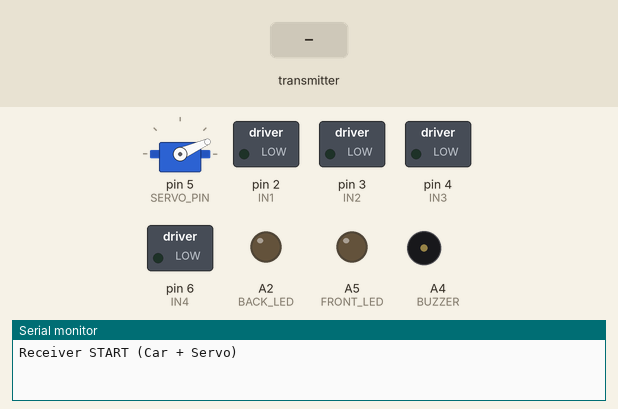
Recording of a sketch running on a simulated Arduino Uno, built with avr-gcc and run on an emulated ATmega328P. Shown: servo, switched loads named in the sketch (green lamp = pin HIGH), output pins drawn as LEDs (lit = HIGH), buzzer (waves = sounding), the last lines printed to the serial monitor. The inputs (shaded band) are chosen by the test bench. No radio packets arrive unless stated.

Above: at 1.28 s.
1.3 s: the transmitter starts sending lights = 1
At 1.49 s:
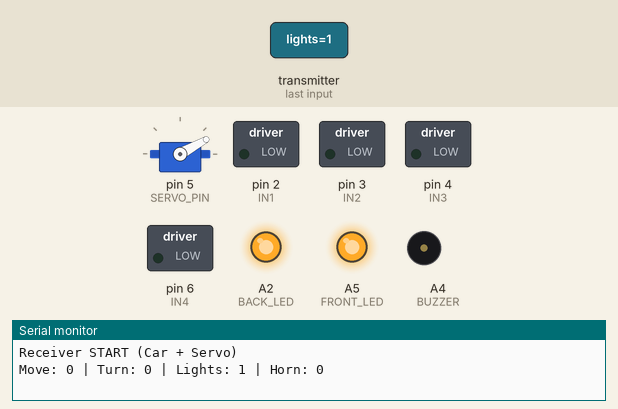
4.3 s: the transmitter starts sending horn = 1
At 4.46 s:
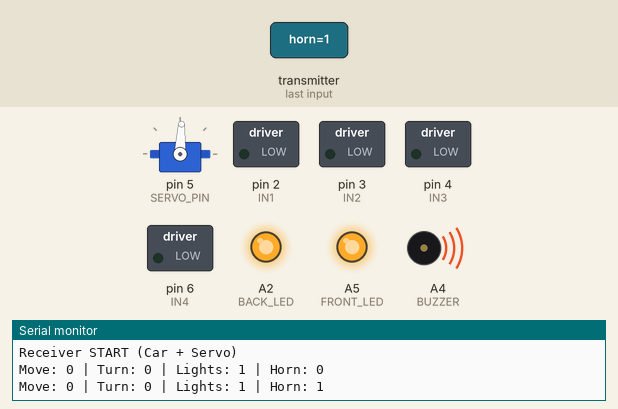
7.3 s: the transmitter starts sending lights = 0
At 7.48 s:
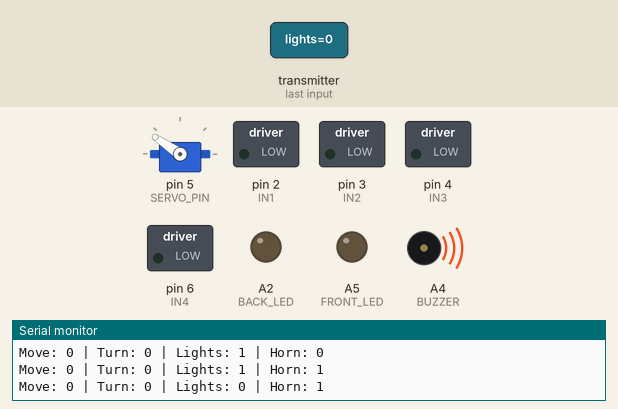
10.3 s: the transmitter starts sending horn = 0
At 10.45 s:
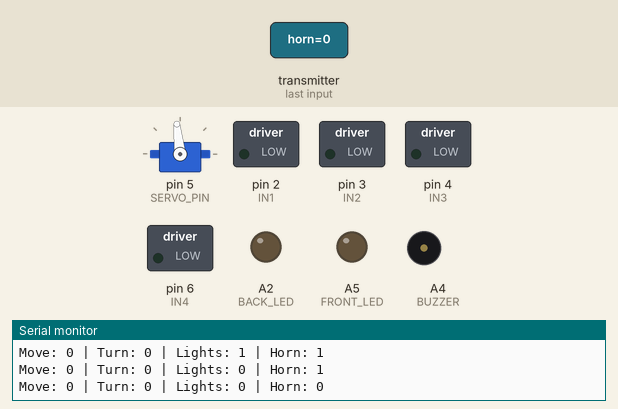
13.3 s: the transmitter starts sending lights = 1
At 16.28 s:
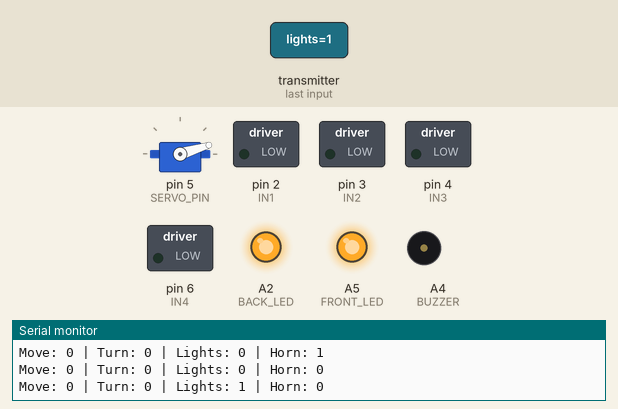
16.3 s: the transmitter starts sending horn = 1
At 16.49 s:
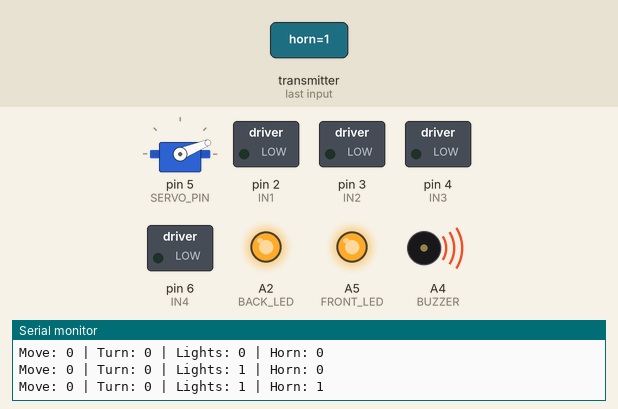
Timing chart, 0 to 20.3 s (numbered marks = the images above; inputs shaded):
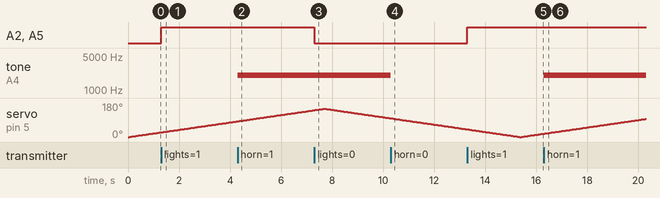

Measured:
- after the input at 1.3 s, A2 (BACK_LED), A5 (FRONT_LED): LOW → HIGH at once
- after the input at 4.3 s, tone on A4 (BUZZER): silent → 2000 Hz at once
- after the input at 7.3 s, A2 (BACK_LED), A5 (FRONT_LED): HIGH → LOW at once
- after the input at 10.3 s, tone on A4 (BUZZER): 2000 Hz → silent at once
- after the input at 13.3 s, A2 (BACK_LED), A5 (FRONT_LED): LOW → HIGH at once
- after the input at 16.3 s, tone on A4 (BUZZER): silent → 2000 Hz at once

The sketch:

officiel-receiver.ino
```cpp
#include <SPI.h>
#include <RF24.h>
#include <Servo.h>

RF24 radio(9, 10);

const byte txAddr[6] = "NODE1";
const byte rxAddr[6] = "NODE2";

// ===== DATA =====
struct TXData {
  int move;
  int turn;
  bool lights;
  bool horn;
};

struct RXData {
  float battery;
  int signal;
};

TXData txData;
TXData lastRxData = {0, 0, false, false};
RXData rxData;

// ===== MOTOR PINS =====
const int IN1 = 2;
const int IN2 = 3;
const int IN3 = 4;
const int IN4 = 6;

// ===== LED + BUZZER =====
const int FRONT_LED = A5;
const int BACK_LED = A2;
const int BUZZER = A4;

// ===== SERVO =====
Servo myServo;
const int SERVO_PIN = 5;

int servoAngle = 0;
int servoDir = 1;
unsigned long lastServoUpdate = 0;
unsigned long lastServoHold = 0;

unsigned long lastReceiveTime = 0;

// ================= SETUP =================
void setup() {
  Serial.begin(115200);
  Serial.println("Receiver START (Car + Servo)");

  pinMode(IN1, OUTPUT);
  pinMode(IN2, OUTPUT);
  pinMode(IN3, OUTPUT);
  pinMode(IN4, OUTPUT);

  pinMode(FRONT_LED, OUTPUT);
  pinMode(BACK_LED, OUTPUT);
  pinMode(BUZZER, OUTPUT);

  // ===== SERVO INIT =====
  myServo.attach(SERVO_PIN);
  myServo.write(0);

  // ===== RADIO =====
  radio.begin();
  radio.setChannel(108);
  radio.setDataRate(RF24_250KBPS);
  radio.setPALevel(RF24_PA_LOW);

  radio.enableAckPayload();
  radio.enableDynamicPayloads();

  radio.openReadingPipe(1, txAddr);
  radio.openWritingPipe(rxAddr);

  radio.startListening();
}

// ================= LOOP =================
void loop() {

  // ===== RF RECEIVE =====
  if (radio.available()) {
    radio.read(&txData, sizeof(txData));
    lastReceiveTime = millis();

    bool changed = (
      txData.move != lastRxData.move ||
      txData.turn != lastRxData.turn ||
      txData.lights != lastRxData.lights ||
      txData.horn != lastRxData.horn
    );

    if (changed) {
      Serial.print("Move: ");
      Serial.print(txData.move);
      Serial.print(" | Turn: ");
      Serial.print(txData.turn);
      Serial.print(" | Lights: ");
      Serial.print(txData.lights);
      Serial.print(" | Horn: ");
      Serial.println(txData.horn);

      lastRxData = txData;
    }

    controlCar(txData.move, txData.turn);

    digitalWrite(FRONT_LED, txData.lights);
    digitalWrite(BACK_LED, txData.lights);

    if (txData.horn) tone(BUZZER, 2000);
    else noTone(BUZZER);
  }

  // ===== FAILSAFE =====
  if (millis() - lastReceiveTime > 500) {
    stopMotors();
    digitalWrite(FRONT_LED, LOW);
    digitalWrite(BACK_LED, LOW);
    noTone(BUZZER);
  }

  // ===== SERVO SWEEP (NON-BLOCKING) =====
  updateServo();
}

// ================= CAR CONTROL =================
void controlCar(int move, int turn) {

  if (move == 0 && turn == 0) {
    stopMotors();
    return;
  }

  if (move == 1) {
    if (turn == 1) {
      digitalWrite(IN1, HIGH);
      digitalWrite(IN2, LOW);
      digitalWrite(IN3, LOW);
      digitalWrite(IN4, LOW);
    }
    else if (turn == -1) {
      digitalWrite(IN1, LOW);
      digitalWrite(IN2, LOW);
      digitalWrite(IN3, HIGH);
      digitalWrite(IN4, LOW);
    }
    else {
      digitalWrite(IN1, HIGH);
      digitalWrite(IN2, LOW);
      digitalWrite(IN3, HIGH);
      digitalWrite(IN4, LOW);
    }
  }

  else if (move == -1) {
    if (turn == 1) {
      digitalWrite(IN1, LOW);
      digitalWrite(IN2, HIGH);
      digitalWrite(IN3, LOW);
      digitalWrite(IN4, LOW);
    }
    else if (turn == -1) {
      digitalWrite(IN1, LOW);
      digitalWrite(IN2, LOW);
      digitalWrite(IN3, LOW);
      digitalWrite(IN4, HIGH);
    }
    else {
      digitalWrite(IN1, LOW);
      digitalWrite(IN2, HIGH);
      digitalWrite(IN3, LOW);
      digitalWrite(IN4, HIGH);
    }
  }

  else if (move == 0) {
    if (turn == 1) {
      digitalWrite(IN1, HIGH);
      digitalWrite(IN2, LOW);
      digitalWrite(IN3, LOW);
      digitalWrite(IN4, HIGH);
    }
    else if (turn == -1) {
      digitalWrite(IN1, LOW);
      digitalWrite(IN2, HIGH);
      digitalWrite(IN3, HIGH);
      digitalWrite(IN4, LOW);
    }
  }
}

// ================= STOP =================
void stopMotors() {
  digitalWrite(IN1, LOW);
  digitalWrite(IN2, LOW);
  digitalWrite(IN3, LOW);
  digitalWrite(IN4, LOW);
}

// ================= SERVO SWEEP =================
void updateServo() {

  unsigned long now = millis();

  // speed of movement
  if (now - lastServoUpdate > 50) {
    lastServoUpdate = now;

    servoAngle += servoDir;
    myServo.write(servoAngle);

    if (servoAngle >= 150) {
      servoAngle = 150;
      servoDir = -1;
      lastServoHold = now;   // start hold timer
    }

    if (servoAngle <= 0) {
      servoAngle = 0;
      servoDir = 1;
      lastServoHold = now;
    }
  }

  // hold at edges for 2 seconds
  if (now - lastServoHold < 2000) {
    return; // pause movement
  }
}
```
